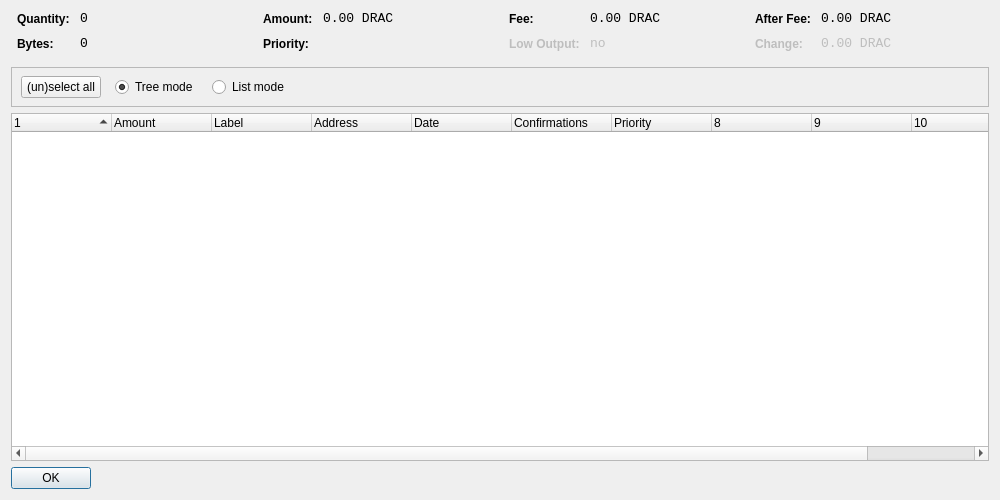
<?xml version="1.0" encoding="UTF-8"?>
<ui version="4.0">
 <class>CoinControlDialog</class>
 <widget class="QDialog" name="CoinControlDialog">
  <property name="geometry">
   <rect>
    <x>0</x>
    <y>0</y>
    <width>1000</width>
    <height>500</height>
   </rect>
  </property>
  <property name="windowTitle">
   <string>Coin Control</string>
  </property>
  <layout class="QVBoxLayout" name="verticalLayout">
   <item>
    <layout class="QHBoxLayout" name="horizontalLayoutTop" stretch="0,0,0,0">
     <property name="topMargin">
      <number>0</number>
     </property>
     <property name="bottomMargin">
      <number>10</number>
     </property>
     <item>
      <layout class="QFormLayout" name="formLayoutCoinControl1">
       <property name="horizontalSpacing">
        <number>10</number>
       </property>
       <property name="verticalSpacing">
        <number>10</number>
       </property>
       <property name="leftMargin">
        <number>6</number>
       </property>
       <property name="rightMargin">
        <number>6</number>
       </property>
       <item row="0" column="0">
        <widget class="QLabel" name="labelCoinControlQuantityText">
         <property name="styleSheet">
          <string notr="true">font-weight:bold;</string>
         </property>
         <property name="text">
          <string>Quantity:</string>
         </property>
        </widget>
       </item>
       <item row="0" column="1">
        <widget class="QLabel" name="labelCoinControlQuantity">
         <property name="font">
          <font>
           <family>Monospace</family>
           <pointsize>10</pointsize>
          </font>
         </property>
         <property name="cursor">
          <cursorShape>IBeamCursor</cursorShape>
         </property>
         <property name="contextMenuPolicy">
          <enum>Qt::ActionsContextMenu</enum>
         </property>
         <property name="text">
          <string notr="true">0</string>
         </property>
         <property name="textInteractionFlags">
          <set>Qt::LinksAccessibleByMouse|Qt::TextSelectableByKeyboard|Qt::TextSelectableByMouse</set>
         </property>
        </widget>
       </item>
       <item row="1" column="0">
        <widget class="QLabel" name="labelCoinControlBytesText">
         <property name="styleSheet">
          <string notr="true">font-weight:bold;</string>
         </property>
         <property name="text">
          <string>Bytes:</string>
         </property>
        </widget>
       </item>
       <item row="1" column="1">
        <widget class="QLabel" name="labelCoinControlBytes">
         <property name="font">
          <font>
           <family>Monospace</family>
           <pointsize>10</pointsize>
          </font>
         </property>
         <property name="cursor">
          <cursorShape>IBeamCursor</cursorShape>
         </property>
         <property name="contextMenuPolicy">
          <enum>Qt::ActionsContextMenu</enum>
         </property>
         <property name="text">
          <string notr="true">0</string>
         </property>
         <property name="textInteractionFlags">
          <set>Qt::LinksAccessibleByMouse|Qt::TextSelectableByKeyboard|Qt::TextSelectableByMouse</set>
         </property>
        </widget>
       </item>
      </layout>
     </item>
     <item>
      <layout class="QFormLayout" name="formLayoutCoinControl2">
       <property name="horizontalSpacing">
        <number>10</number>
       </property>
       <property name="verticalSpacing">
        <number>10</number>
       </property>
       <property name="leftMargin">
        <number>6</number>
       </property>
       <property name="rightMargin">
        <number>6</number>
       </property>
       <item row="0" column="0">
        <widget class="QLabel" name="labelCoinControlAmountText">
         <property name="styleSheet">
          <string notr="true">font-weight:bold;</string>
         </property>
         <property name="text">
          <string>Amount:</string>
         </property>
        </widget>
       </item>
       <item row="0" column="1">
        <widget class="QLabel" name="labelCoinControlAmount">
         <property name="font">
          <font>
           <family>Monospace</family>
           <pointsize>10</pointsize>
          </font>
         </property>
         <property name="cursor">
          <cursorShape>IBeamCursor</cursorShape>
         </property>
         <property name="contextMenuPolicy">
          <enum>Qt::ActionsContextMenu</enum>
         </property>
         <property name="text">
          <string notr="true">0.00 DRAC</string>
         </property>
         <property name="textInteractionFlags">
          <set>Qt::LinksAccessibleByMouse|Qt::TextSelectableByKeyboard|Qt::TextSelectableByMouse</set>
         </property>
        </widget>
       </item>
       <item row="1" column="0">
        <widget class="QLabel" name="labelCoinControlPriorityText">
         <property name="styleSheet">
          <string notr="true">font-weight:bold;</string>
         </property>
         <property name="text">
          <string>Priority:</string>
         </property>
        </widget>
       </item>
       <item row="1" column="1">
        <widget class="QLabel" name="labelCoinControlPriority">
         <property name="font">
          <font>
           <family>Monospace</family>
           <pointsize>10</pointsize>
          </font>
         </property>
         <property name="cursor">
          <cursorShape>IBeamCursor</cursorShape>
         </property>
         <property name="contextMenuPolicy">
          <enum>Qt::ActionsContextMenu</enum>
         </property>
         <property name="text">
          <string/>
         </property>
         <property name="textInteractionFlags">
          <set>Qt::LinksAccessibleByMouse|Qt::TextSelectableByKeyboard|Qt::TextSelectableByMouse</set>
         </property>
        </widget>
       </item>
      </layout>
     </item>
     <item>
      <layout class="QFormLayout" name="formLayoutCoinControl3">
       <property name="horizontalSpacing">
        <number>10</number>
       </property>
       <property name="verticalSpacing">
        <number>10</number>
       </property>
       <property name="leftMargin">
        <number>6</number>
       </property>
       <property name="rightMargin">
        <number>6</number>
       </property>
       <item row="0" column="0">
        <widget class="QLabel" name="labelCoinControlFeeText">
         <property name="styleSheet">
          <string notr="true">font-weight:bold;</string>
         </property>
         <property name="text">
          <string>Fee:</string>
         </property>
        </widget>
       </item>
       <item row="0" column="1">
        <widget class="QLabel" name="labelCoinControlFee">
         <property name="font">
          <font>
           <family>Monospace</family>
           <pointsize>10</pointsize>
          </font>
         </property>
         <property name="cursor">
          <cursorShape>IBeamCursor</cursorShape>
         </property>
         <property name="contextMenuPolicy">
          <enum>Qt::ActionsContextMenu</enum>
         </property>
         <property name="text">
          <string notr="true">0.00 DRAC</string>
         </property>
         <property name="textInteractionFlags">
          <set>Qt::LinksAccessibleByMouse|Qt::TextSelectableByKeyboard|Qt::TextSelectableByMouse</set>
         </property>
        </widget>
       </item>
       <item row="1" column="0">
        <widget class="QLabel" name="labelCoinControlLowOutputText">
         <property name="enabled">
          <bool>false</bool>
         </property>
         <property name="styleSheet">
          <string notr="true">font-weight:bold;</string>
         </property>
         <property name="text">
          <string>Low Output:</string>
         </property>
        </widget>
       </item>
       <item row="1" column="1">
        <widget class="QLabel" name="labelCoinControlLowOutput">
         <property name="enabled">
          <bool>false</bool>
         </property>
         <property name="font">
          <font>
           <family>Monospace</family>
           <pointsize>10</pointsize>
          </font>
         </property>
         <property name="cursor">
          <cursorShape>IBeamCursor</cursorShape>
         </property>
         <property name="contextMenuPolicy">
          <enum>Qt::ActionsContextMenu</enum>
         </property>
         <property name="text">
          <string notr="true">no</string>
         </property>
         <property name="textInteractionFlags">
          <set>Qt::LinksAccessibleByMouse|Qt::TextSelectableByKeyboard|Qt::TextSelectableByMouse</set>
         </property>
        </widget>
       </item>
      </layout>
     </item>
     <item>
      <layout class="QFormLayout" name="formLayoutCoinControl4">
       <property name="horizontalSpacing">
        <number>10</number>
       </property>
       <property name="verticalSpacing">
        <number>10</number>
       </property>
       <property name="leftMargin">
        <number>6</number>
       </property>
       <property name="rightMargin">
        <number>6</number>
       </property>
       <item row="0" column="0">
        <widget class="QLabel" name="labelCoinControlAfterFeeText">
         <property name="styleSheet">
          <string notr="true">font-weight:bold;</string>
         </property>
         <property name="text">
          <string>After Fee:</string>
         </property>
        </widget>
       </item>
       <item row="0" column="1">
        <widget class="QLabel" name="labelCoinControlAfterFee">
         <property name="font">
          <font>
           <family>Monospace</family>
           <pointsize>10</pointsize>
          </font>
         </property>
         <property name="cursor">
          <cursorShape>IBeamCursor</cursorShape>
         </property>
         <property name="contextMenuPolicy">
          <enum>Qt::ActionsContextMenu</enum>
         </property>
         <property name="text">
          <string notr="true">0.00 DRAC</string>
         </property>
         <property name="textInteractionFlags">
          <set>Qt::LinksAccessibleByMouse|Qt::TextSelectableByKeyboard|Qt::TextSelectableByMouse</set>
         </property>
        </widget>
       </item>
       <item row="1" column="0">
        <widget class="QLabel" name="labelCoinControlChangeText">
         <property name="enabled">
          <bool>false</bool>
         </property>
         <property name="styleSheet">
          <string notr="true">font-weight:bold;</string>
         </property>
         <property name="text">
          <string>Change:</string>
         </property>
        </widget>
       </item>
       <item row="1" column="1">
        <widget class="QLabel" name="labelCoinControlChange">
         <property name="enabled">
          <bool>false</bool>
         </property>
         <property name="font">
          <font>
           <family>Monospace</family>
           <pointsize>10</pointsize>
          </font>
         </property>
         <property name="cursor">
          <cursorShape>IBeamCursor</cursorShape>
         </property>
         <property name="contextMenuPolicy">
          <enum>Qt::ActionsContextMenu</enum>
         </property>
         <property name="text">
          <string notr="true">0.00 DRAC</string>
         </property>
         <property name="textInteractionFlags">
          <set>Qt::LinksAccessibleByMouse|Qt::TextSelectableByKeyboard|Qt::TextSelectableByMouse</set>
         </property>
        </widget>
       </item>
      </layout>
     </item>
    </layout>
   </item>
   <item>
    <widget class="QFrame" name="frame">
     <property name="minimumSize">
      <size>
       <width>0</width>
       <height>40</height>
      </size>
     </property>
     <property name="frameShape">
      <enum>QFrame::StyledPanel</enum>
     </property>
     <property name="frameShadow">
      <enum>QFrame::Sunken</enum>
     </property>
     <widget class="QWidget" name="horizontalLayoutWidget">
      <property name="geometry">
       <rect>
        <x>10</x>
        <y>0</y>
        <width>781</width>
        <height>41</height>
       </rect>
      </property>
      <layout class="QHBoxLayout" name="horizontalLayoutPanel" stretch="0,0,0,0,0">
       <property name="spacing">
        <number>14</number>
       </property>
       <item>
        <widget class="QPushButton" name="pushButtonSelectAll">
         <property name="sizePolicy">
          <sizepolicy hsizetype="Maximum" vsizetype="Fixed">
           <horstretch>0</horstretch>
           <verstretch>0</verstretch>
          </sizepolicy>
         </property>
         <property name="text">
          <string>(un)select all</string>
         </property>
        </widget>
       </item>
       <item>
        <widget class="QRadioButton" name="radioTreeMode">
         <property name="sizePolicy">
          <sizepolicy hsizetype="Maximum" vsizetype="Fixed">
           <horstretch>0</horstretch>
           <verstretch>0</verstretch>
          </sizepolicy>
         </property>
         <property name="text">
          <string>Tree mode</string>
         </property>
         <property name="checked">
          <bool>true</bool>
         </property>
        </widget>
       </item>
       <item>
        <widget class="QRadioButton" name="radioListMode">
         <property name="sizePolicy">
          <sizepolicy hsizetype="Maximum" vsizetype="Fixed">
           <horstretch>0</horstretch>
           <verstretch>0</verstretch>
          </sizepolicy>
         </property>
         <property name="text">
          <string>List mode</string>
         </property>
        </widget>
       </item>
       <item>
        <spacer name="horizontalSpacer">
         <property name="orientation">
          <enum>Qt::Horizontal</enum>
         </property>
         <property name="sizeHint" stdset="0">
          <size>
           <width>40</width>
           <height>20</height>
          </size>
         </property>
        </spacer>
       </item>
      </layout>
     </widget>
    </widget>
   </item>
   <item>
    <widget class="CoinControlTreeWidget" name="treeWidget">
     <property name="contextMenuPolicy">
      <enum>Qt::CustomContextMenu</enum>
     </property>
     <property name="sortingEnabled">
      <bool>false</bool>
     </property>
     <property name="columnCount">
      <number>11</number>
     </property>
     <attribute name="headerShowSortIndicator" stdset="0">
      <bool>true</bool>
     </attribute>
     <attribute name="headerStretchLastSection">
      <bool>false</bool>
     </attribute>
     <column>
      <property name="text">
       <string/>
      </property>
     </column>
     <column>
      <property name="text">
       <string>Amount</string>
      </property>
     </column>
     <column>
      <property name="text">
       <string>Label</string>
      </property>
     </column>
     <column>
      <property name="text">
       <string>Address</string>
      </property>
     </column>
     <column>
      <property name="text">
       <string>Date</string>
      </property>
     </column>
     <column>
      <property name="text">
       <string>Confirmations</string>
      </property>
      <property name="toolTip">
       <string>Confirmed</string>
      </property>
     </column>
     <column>
      <property name="text">
       <string>Priority</string>
      </property>
     </column>
     <column>
      <property name="text">
       <string/>
      </property>
     </column>
     <column>
      <property name="text">
       <string/>
      </property>
     </column>
     <column>
      <property name="text">
       <string/>
      </property>
     </column>
     <column>
      <property name="text">
       <string/>
      </property>
     </column>
    </widget>
   </item>
   <item>
    <widget class="QDialogButtonBox" name="buttonBox">
     <property name="sizePolicy">
      <sizepolicy hsizetype="Maximum" vsizetype="Fixed">
       <horstretch>0</horstretch>
       <verstretch>0</verstretch>
      </sizepolicy>
     </property>
     <property name="orientation">
      <enum>Qt::Horizontal</enum>
     </property>
     <property name="standardButtons">
      <set>QDialogButtonBox::Ok</set>
     </property>
    </widget>
   </item>
  </layout>
 </widget>
 <customwidgets>
  <customwidget>
   <class>CoinControlTreeWidget</class>
   <extends>QTreeWidget</extends>
   <header>coincontroltreewidget.h</header>
  </customwidget>
 </customwidgets>
 <resources/>
 <connections/>
</ui>
